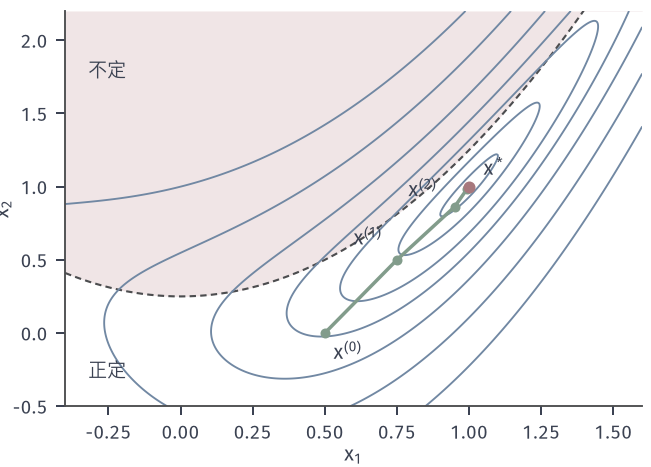

Here is the Python script that generated this plot:
from pathlib import Path
import sys
ROOT = next(p for p in Path(__file__).resolve().parents if (p/'build.sh').is_file() and (p/'tex/book.tex').is_file())
sys.path.insert(0, str(ROOT/'figures/00-shared/mathematical-preliminaries-upper/00-shared/comprehension-figures'))
from support import figure, save, BLUE, GREEN, YELLOW, RED, PURPLE, INK, MUTED, GRID, BLUE_FILL, GREEN_FILL, YELLOW_FILL, RED_FILL, PURPLE_FILL
import numpy as np
HERE = Path(__file__).resolve().parent
STROKE = '#4C4D4F'
# 贯穿全章的目标 f(x)=0.5(x1-1)^2+(x2-x1^2)^2，最优解 (1,1)。
def f(x):
    u = x[1]-x[0]**2
    return .5*(x[0]-1)**2+u**2
def grad(x):
    u = x[1]-x[0]**2
    return np.array([x[0]-1-4*x[0]*u, 2*u])
def hess(x):
    u = x[1]-x[0]**2
    return np.array([[1-4*u+8*x[0]**2, -4*x[0]], [-4*x[0], 2.]])
XS = np.array([1., 1.])
def panel(fig, left, right, top, bottom, wspace=.3):
    fig.set_layout_engine(None)
    fig.subplots_adjust(left=left, right=right, top=top, bottom=bottom, wspace=wspace)
def tags(fig, axes, y=.015):
    for ax, s in zip(axes, ('(a)', '(b)', '(c)', '(d)')):
        p = ax.get_position(); fig.text((p.x0+p.x1)/2, y, s, ha='center', va='bottom')
def grid2(a, b, c, d, n=600):
    X, Y = np.meshgrid(np.linspace(a, b, n), np.linspace(c, d, n))
    return X, Y
def region(ax, a, b, c, d):
    t = np.linspace(a, b, 300); y = t**2+.25
    ax.fill_between(t, y, d, color=RED_FILL, lw=0, zorder=0)
    ax.plot(t, y, color=STROKE, lw=.85, ls=(0, (3, 2)), zorder=1)
    ax.set_xlim(a, b); ax.set_ylim(c, d)
def arrow(ax, p, q, color=GREEN, lw=1.3, z=4):
    ax.annotate('', xy=q, xytext=p, zorder=z, arrowprops=dict(arrowstyle='-|>,head_width=.17,head_length=.34', color=color, lw=lw, shrinkA=0, shrinkB=0))

fig, ax = figure(width_mm=92, height_mm=66)
fig.set_layout_engine(None); fig.subplots_adjust(left=.1, right=.985, top=.975, bottom=.13)
a, b, c, d = -.4, 1.6, -.5, 2.2
X, Y = grid2(a, b, c, d); F = .5*(X-1)**2+(Y-X**2)**2
region(ax, a, b, c, d)
ax.contour(X, Y, F, levels=[.005, .03, .1, .2, .4, .8, 1.5], colors=[BLUE], linewidths=.75, zorder=2)
x = np.array([.5, 0.]); P = [x.copy()]
for t in range(5):
    x = x+np.linalg.solve(hess(x), -grad(x)); P.append(x.copy())
P = np.array(P)
ax.plot(P[:,0], P[:,1], color=GREEN, lw=1.4, marker='o', ms=4, mew=0, zorder=5)
ax.plot(*XS, 'o', ms=4.8, color=RED, mew=0, zorder=6)
ax.text(.53, -.13, '$x^{(0)}$', va='center'); ax.text(.7, .6, '$x^{(1)}$', ha='right'); ax.text(.89, .93, '$x^{(2)}$', ha='right'); ax.text(1.05, 1.08, '$x^*$')
ax.text(-.32, 1.75, '不定', fontsize=7.5); ax.text(-.32, -.3, '正定', fontsize=7.5)
ax.set_xlabel('$x_1$', labelpad=1); ax.set_ylabel('$x_2$', labelpad=0)
save(fig, HERE, 'figure', {'start': [.5, 0], 'iterates': P.tolist()})
